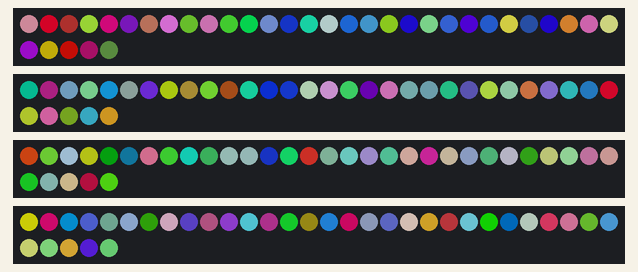
Recording of a sketch running on a simulated Arduino Mega 2560, built with avr-gcc and run on an emulated ATmega2560. On the bench: 4 × 35 RGB LEDs in strip order, left to right, continuing on the next row. Dim RGB values are drawn brighter than linear; the strip is taken to match the declared colour order; random numbers use the default seed unless the sketch sets one.

Above: at 5.2 s.
At 9.3 s:
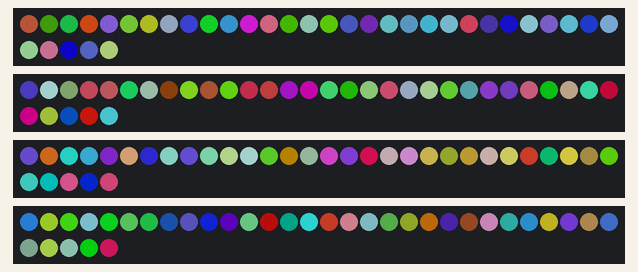
At 13.4 s:
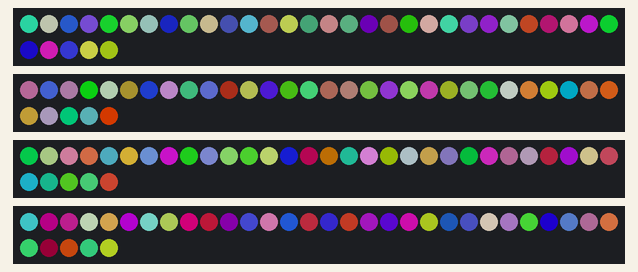
At 21.6 s:
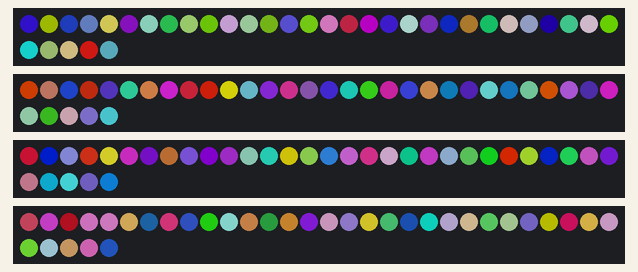
At 29.8 s:
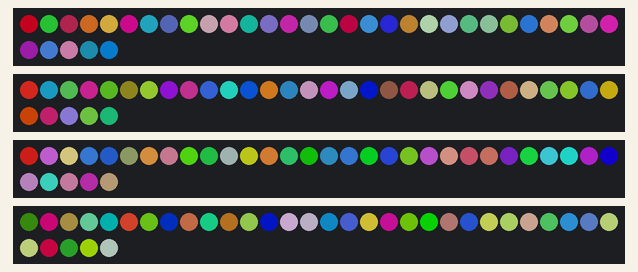
At 38.0 s:
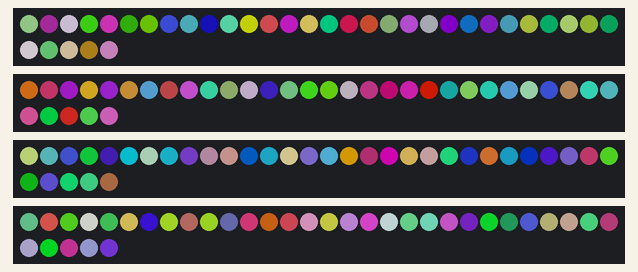

The sketch:

scoreboard_pixels_test.ino
```cpp
/**
 *
 * SCOREBOARD - test pattern. Checks for brightness and current draw
 *
 * BOARD: ARDUINO MEGA 2560
 *
 * LIBRARIES: Adafruit_NeoPixel
 *
 */

#include <Adafruit_NeoPixel.h>

#define PIN31          31   //digital pin
#define PIN33          33   //digital pin
#define PIN35          35   //digital pin
#define PIN37          37   //digital pin
#define NUMPIXELS      35   //50 pixel per string
#define BRIGHTNESS     128


//instantiate a "pixels" object
Adafruit_NeoPixel pixels  = Adafruit_NeoPixel(NUMPIXELS, PIN31, NEO_RGB + NEO_KHZ800);
Adafruit_NeoPixel pixels2 = Adafruit_NeoPixel(NUMPIXELS, PIN33, NEO_RGB + NEO_KHZ800);
Adafruit_NeoPixel pixels3 = Adafruit_NeoPixel(NUMPIXELS, PIN35, NEO_RGB + NEO_KHZ800);
Adafruit_NeoPixel pixels4 = Adafruit_NeoPixel(NUMPIXELS, PIN37, NEO_RGB + NEO_KHZ800);

//general purpose millisecond timer
unsigned long timer = 0;

/**
 * setup
 */
void setup() {

  Serial.begin(115200);
  delay(1000);

  // This initializes the NeoPixel library.
  pixels.begin();
  pixels2.begin();
  pixels3.begin();
  pixels4.begin();

  pixels.clear();
  pixels2.clear();
  pixels3.clear();
  pixels4.clear();

}//end setup


/**
 * loop
 */
void loop() {

    /*
  //all red   840mA
  for(int i; i< NUMPIXELS; i++){
    pixels2.setPixelColor(i, 255, 0,0);  //n, r, g, b
    pixels2.show();
  }
  delay(2000);

  //all green  840mA
  for(int i; i< NUMPIXELS; i++){
    pixels2.setPixelColor(i, 0, 255, 0);  //n, r, g, b
    pixels2.show();
  }
  delay(2000);

  //all blue  840mA
  for(int i; i< NUMPIXELS; i++){
    pixels2.setPixelColor(i, 0, 0, 255);  //n, r, g, b
    pixels2.show();
  }
  delay(2000);

  //all white  2475mA
  for(int i; i< NUMPIXELS; i++){
    pixels2.setPixelColor(i, 255, 255, 255);  //n, r, g, b
    pixels2.show();
  }
  delay(4000);

*/
  //random colors for n seconds   1250mA
  timer = millis();
  unsigned val = 0;
  while(val < 1000) {
    for(int i = 0; i < NUMPIXELS; i++){
      pixels.setPixelColor(i, random(0,BRIGHTNESS), random(0,BRIGHTNESS), random(0,BRIGHTNESS));  //n, r, g, b
      pixels.show();
    }
    val = millis() - timer;
  }
  val=0;


  //random colors for n seconds   1250mA
  timer = millis();
  while(val < 1000) {
    for(int i = 0; i < NUMPIXELS; i++){
      pixels2.setPixelColor(i, random(0,BRIGHTNESS), random(0,BRIGHTNESS), random(0,BRIGHTNESS));  //n, r, g, b
      pixels2.show();
    }
    val = millis() - timer;
  }
  val=0;

  //random colors for n seconds   1250mA
  timer = millis();
  while(val < 1000) {
    for(int i = 0; i < NUMPIXELS; i++){
      pixels3.setPixelColor(i, random(0,BRIGHTNESS), random(0,BRIGHTNESS), random(0,BRIGHTNESS));  //n, r, g, b
      pixels3.show();
    }
    val = millis() - timer;
  }
  val=0;

  //random colors for n seconds   1250mA
  timer = millis();
  while(val < 1000) {
    for(int i = 0; i < NUMPIXELS; i++){
      pixels4.setPixelColor(i, random(0,BRIGHTNESS), random(0,BRIGHTNESS), random(0,BRIGHTNESS));  //n, r, g, b
      pixels4.show();
    }
    val = millis() - timer;
  }
  val=0;


}//end loop
```

Measured:
- what the display in image 0 shows lasts 4.1 s, from 5.1 s to 9.2 s
